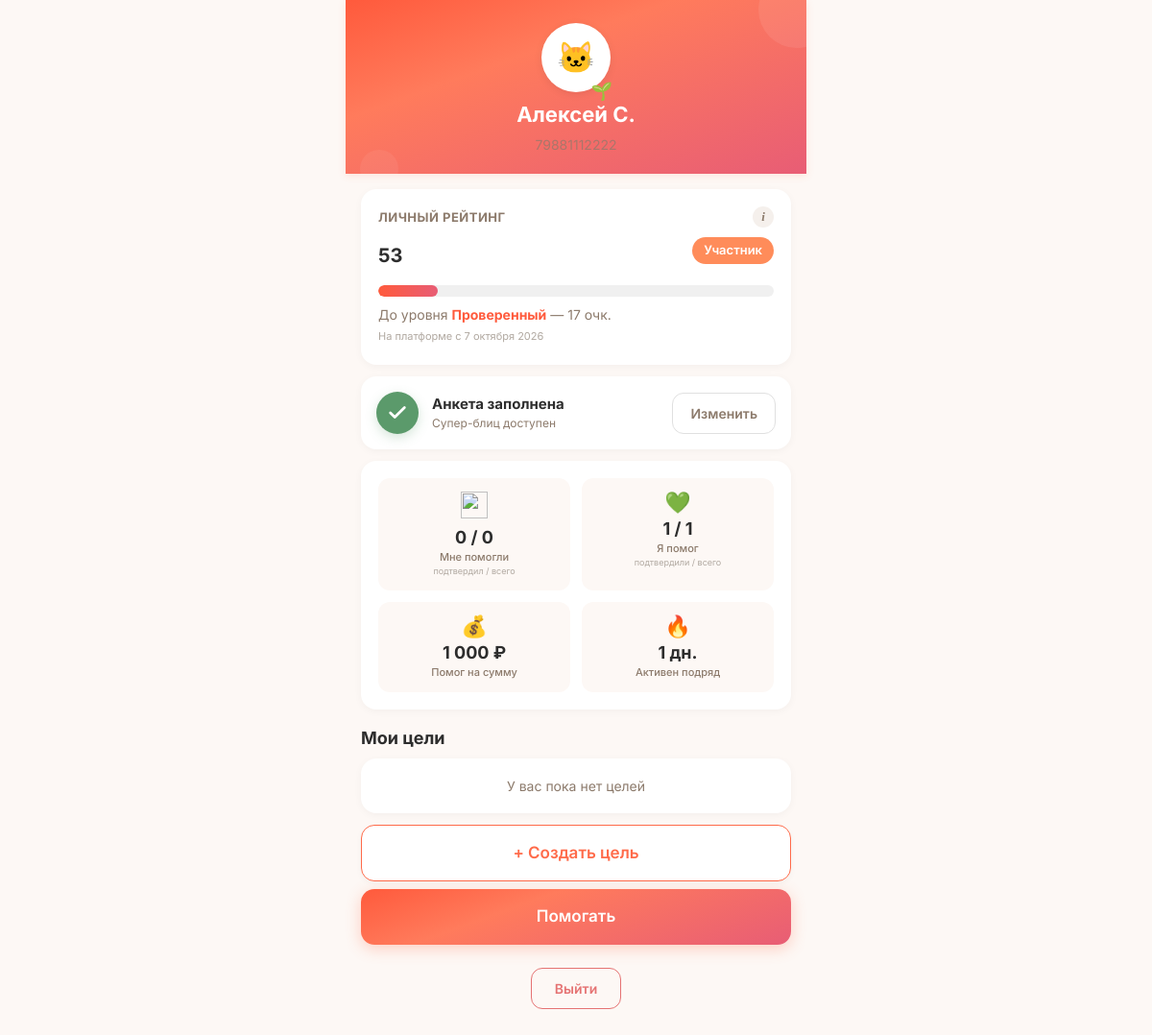
/profile (signed in), run on an earlier commit of the app's database.
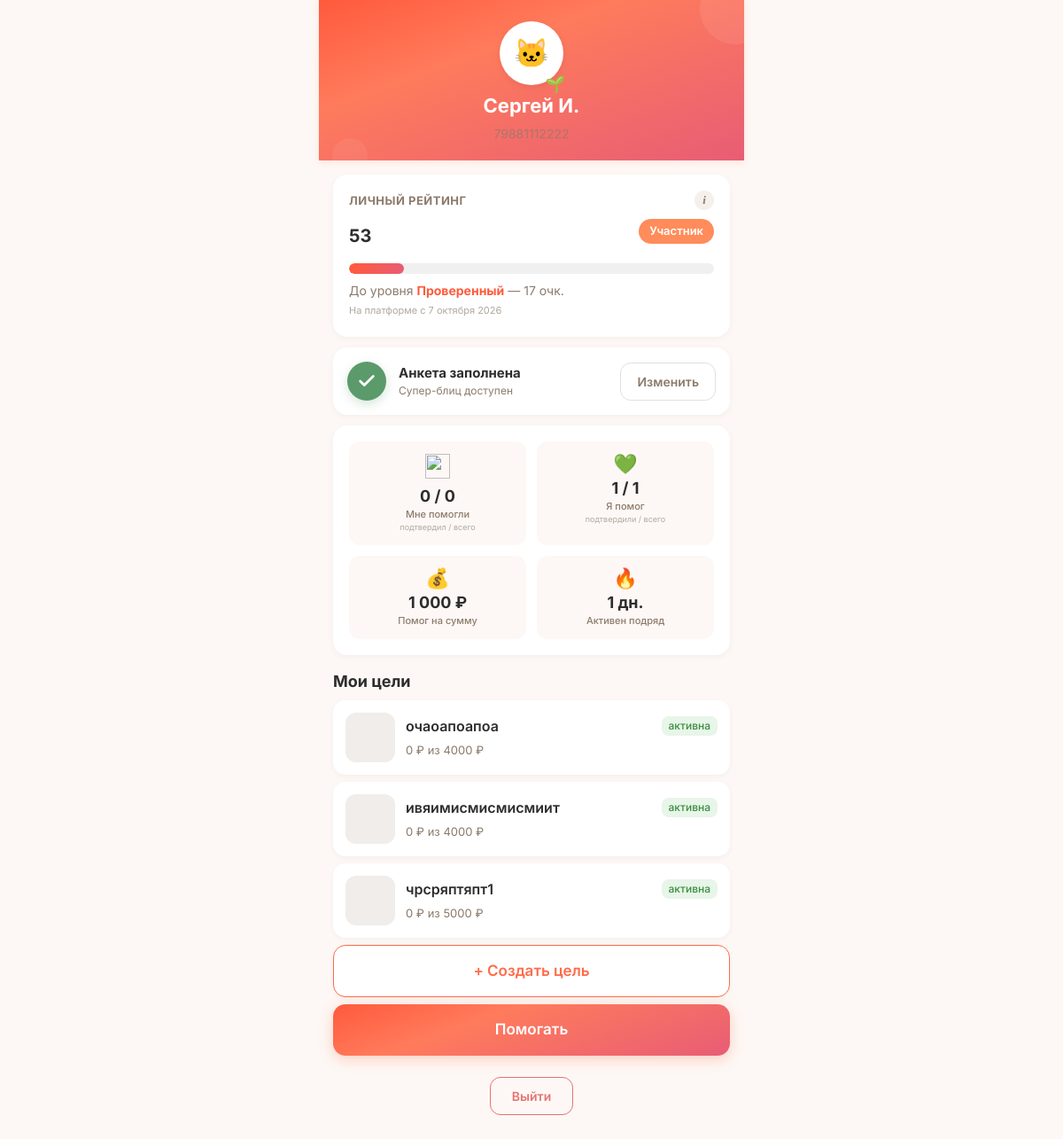
And on a later commit of the database.
### tables this page shows
CREATE TABLE users (
            id INTEGER PRIMARY KEY AUTOINCREMENT,
            phone TEXT UNIQUE NOT NULL,
            password_hash TEXT NOT NULL,
            email TEXT NULL,
            name TEXT NULL,
            avatar_url TEXT NULL,
            max_id TEXT NULL,
            vk_id TEXT NULL,
            fcm_token TEXT NULL,
            onboarding_passed INTEGER DEFAULT 0,
            rating REAL DEFAULT 0.0,
            rating_level TEXT DEFAULT 'novice',
            confirmations_total INTEGER DEFAULT 0,
            confirmations_approved INTEGER DEFAULT 0,
            confirmations_ignored INTEGER DEFAULT 0,
            donation_streak INTEGER DEFAULT 0,
            goals_helped_close INTEGER DEFAULT 0,
            total_helped_amount REAL DEFAULT 0.00,
            priority_days INTEGER DEFAULT 0,
            circles_of_care INTEGER DEFAULT 0,
            interest_weights TEXT DEFAULT NULL,
            eternal_donation_config TEXT DEFAULT NULL,
            yellow_card_until TEXT NULL,
            is_banned INTEGER DEFAULT 0,
            created_at TEXT DEFAULT (datetime('now'))
        , xp INTEGER DEFAULT 0, xp_level TEXT DEFAULT 'novice', streak_days INTEGER DEFAULT 0, last_action_date TEXT, ip_registered TEXT, author_badge TEXT, trust_score INTEGER DEFAULT 50, trust_level TEXT DEFAULT 'guest', is_admin INTEGER DEFAULT 0, profile_completed INTEGER DEFAULT 0, identity_verified INTEGER DEFAULT 0, city TEXT, region_code TEXT, region_name TEXT, birth_date TEXT, onboarding_step INTEGER DEFAULT 0, identity_verified_at TEXT, identity_doc_path TEXT, identity_selfie_path TEXT);

CREATE TABLE "goals" (
        id INTEGER PRIMARY KEY AUTOINCREMENT,
        user_id INTEGER NOT NULL,
        type TEXT NOT NULL CHECK(type IN ('super_blitz','blitz','serious','urgent','group')),
        title TEXT NOT NULL,
        description TEXT NULL,
        photo_url TEXT NULL,
        amount_goal REAL NOT NULL,
        amount_collected REAL DEFAULT 0.00,
        ends_at TEXT NULL,
        status TEXT DEFAULT 'draft' CHECK(status IN ('draft','active','frozen','completed','failed','lightning_failed','hidden')),
        trial_ends_at TEXT NULL,
        subscription_active_until TEXT NULL,
        last_boosted_at TEXT NULL,
        is_lightning INTEGER DEFAULT 0,
        lightning_started_at TEXT NULL,
        moderation_status TEXT DEFAULT 'pending',
        completion_type TEXT DEFAULT 'organic',
        is_seed INTEGER DEFAULT 0,
        views_count INTEGER DEFAULT 0,
        views_24h INTEGER DEFAULT 0,
        donations_count INTEGER DEFAULT 0,
        donations_24h INTEGER DEFAULT 0,
        created_at TEXT DEFAULT (datetime('now')), photos TEXT, moderation_comment TEXT, moderated_at TEXT, moderated_by INTEGER, resubmission_count INTEGER DEFAULT 0, is_resubmission INTEGER DEFAULT 0, rejection_categories TEXT,
        FOREIGN KEY (user_id) REFERENCES users(id)
    );

### main.py (the view, shortened to what this page needs)
@app.route('/profile')
@login_required
def profile():
    user = get_current_user()
    db = get_db()
    goals = db.execute("SELECT * FROM goals WHERE user_id = ? ORDER BY created_at DESC", (user['id'],)).fetchall()
    received_total = db.execute(
        "SELECT COUNT(*) FROM donations WHERE goal_id IN (SELECT id FROM goals WHERE user_id = ?) AND donor_id IS NOT NULL",
        (user['id'],)
    ).fetchone()[0]
    received_approved = db.execute(
        "SELECT COUNT(*) FROM donations WHERE goal_id IN (SELECT id FROM goals WHERE user_id = ?) AND donor_id IS NOT NULL AND status IN ('recipient_confirmed','completed')",
        (user['id'],)
    ).fetchone()[0]
    sent_total = db.execute(
        "SELECT COUNT(*) FROM donations WHERE donor_id = ?",
        (user['id'],)
    ).fetchone()[0]
    sent_approved = db.execute(
        "SELECT COUNT(*) FROM donations WHERE donor_id = ? AND status IN ('recipient_confirmed','completed')",
        (user['id'],)
    ).fetchone()[0]
    ignored = db.execute(
        "SELECT d.amount_reported, d.donor_confirmed_at, u.phone as donor_phone FROM donations d LEFT JOIN users u ON d.donor_id = u.id WHERE d.goal_id IN (SELECT id FROM goals WHERE user_id = ?) AND d.status = 'donor_confirmed' AND datetime(d.donor_confirmed_at) <= datetime('now', '-24 hours') ORDER BY d.donor_confirmed_at DESC LIMIT 10",
        (user['id'],)
    ).fetchall()
    months = ['января','февраля','марта','апреля','мая','июня','июля','августа','сентября','октября','ноября','декабря']
    ignored_list = []
    liked_goals = db.execute("""
        SELECT g.*, u.name as author_name, u.xp_level as author_level
        FROM likes l
        JOIN goals g ON l.goal_id = g.id
        JOIN users u ON g.user_id = u.id
        WHERE l.user_id = ?
        ORDER BY l.created_at DESC
    """, (user['id'],)).fetchall()
    db.close()
    return render_template('profile.html',
        user=user,
        goals=goals,
        received_total=received_total,
        received_approved=received_approved,
        sent_total=sent_total,
        sent_approved=sent_approved,
        ignored_donations=ignored_list,
        liked_goals=liked_goals)

### main.py (called while the page is built)
def get_current_user():
    if 'user_id' in session:
        db = get_db()
        try:
            user = db.execute("SELECT * FROM users WHERE id = ?", (session['user_id'],)).fetchone()
            return user
        except:
            return None
        finally:
            db.close()
    return None

def login_required(f):
    @wraps(f)
    def wrap(*args, **kwargs):
        if 'user_id' not in session:
            flash('Сначала войдите в аккаунт.', 'warning')
            return redirect(url_for('login'))
        return f(*args, **kwargs)
    return wrap

def level_emoji(level_key):
    return LEVEL_EMOJI.get(level_key, '🌱')

def format_date(date_str):
    if not date_str:
        return ''
    try:
        parts = date_str[:10].split('-')
        return f"{int(parts[2])} {MONTHS[int(parts[1])-1]} {parts[0]}"
    except:
        return date_str[:10]

### models.py (called while the page is built)
def get_db():
    conn = sqlite3.connect(DATABASE, timeout=10)
    conn.row_factory = sqlite3.Row
    conn.execute("PRAGMA journal_mode=WAL")
    conn.execute("PRAGMA synchronous=NORMAL")
    conn.execute("PRAGMA busy_timeout=5000")
    conn.execute("PRAGMA foreign_keys = ON")
    return conn

### templates/profile.html (shortened to what the changed rows need)
<!DOCTYPE html>
<html lang="ru">
<head>
    <link rel="stylesheet" href="/static/style.css?v=7">
</head>
<body>
    <div class="container">
        <div class="profile-header">
            <div style="position:relative; display:inline-block;">
            <div class="avatar">🐱</div>
            <span style="position:absolute; bottom:-2px; right:-2px; font-size:18px;">
                {{ user.xp_level|level_emoji }}
            </span>
        </div>
            <h1>{{ user.name or 'Аноним' }}</h1>
            <p class="phone">{{ user.phone }}</p>
        </div>
        {% set tp = trust_progress(user.trust_score or 0) %}
        {% set segs = trust_segments(user.trust_score or 0) %}
        <div class="card" style="position:relative;">
            <div class="trust-row">
                <span class="trust-value">{{ user.trust_score or 0 }}</span>
                {% for seg in segs %}{% if seg.is_current %}<span class="level-badge" style="background: {{ seg.color }}; color: white;">{{ seg.name }}</span>{% endif %}{% endfor %}
            </div>
            <p class="trust-next">
                {% if tp.next_name %}
                    До уровня <strong>{{ tp.next_name }}</strong> — {{ tp.points_to_next }} очк.
                {% else %}
                    👑 Максимальный уровень
                {% endif %}
                <span class="trust-since">На платформе с {{ user.created_at|format_date }}</span>
            </p>
        </div>
        <div class="card">
            <div class="stats-grid">
                <button type="button" class="stats-cell stats-cell-btn" onclick="openSumModal()">
                    <div class="stats-icon">💰</div>
                    <div class="stats-num">{{ "{:,.0f}".format(user.total_helped_amount or 0).replace(',', ' ') }} ₽</div>
                    <div class="stats-lbl">Помог на сумму</div>
                </button>
                <button type="button" class="stats-cell stats-cell-btn" onclick="openStreakModal()">
                    <div class="stats-icon">🔥</div>
                    <div class="stats-num">{{ user.streak_days or 0 }} дн.</div>
                    <div class="stats-lbl">Активен подряд</div>
                </button>
            </div>
        </div>
        {% if goals %}
            {% for goal in goals %}
            <a class="goal-item" href="/goal/{{ goal.id }}">
                <div class="goal-cover" {% if goal.photo_url %}style="background-image: url('{{ goal.photo_url }}');"{% endif %}></div>
                <div class="goal-info">
                    <div class="top">
                        <span class="title">{{ goal.title }}</span>
                        <span class="status status-{{ goal.status }}">{% if goal.status == 'active' %}активна{% elif goal.status == 'completed' %}завершена{% elif goal.status == 'frozen' %}заморожена{% else %}{{ goal.status }}{% endif %}</span>
                    </div>
                    <div style="font-size:13px;color:#8C7A6B;">
                        {{ "%.0f"|format(goal.amount_collected) }} ₽ из {{ "%.0f"|format(goal.amount_goal) }} ₽
                    </div>
                </div>
            </a>
            {% endfor %}
        {% else %}
            <div class="card" style="text-align:center;">
                <p style="color:#8C7A6B; margin:0;">У вас пока нет целей</p>
            </div>
        {% endif %}
    </div>
</body>
</html>

What changed in the data, as far as the page shows it:
changed users: name "Алексей С." → "Сергей И."
added goals: title "очаоапоапоа", status "активна", amount_collected "0", amount_goal "4000"
added goals: title "ивяимисмисмисмиит", status "активна", amount_collected "0", amount_goal "4000"
added goals: title "чрсряптяпт1", status "активна", amount_collected "0", amount_goal "5000"
Also different on the page:
text no longer shown: "У вас пока нет целей"
